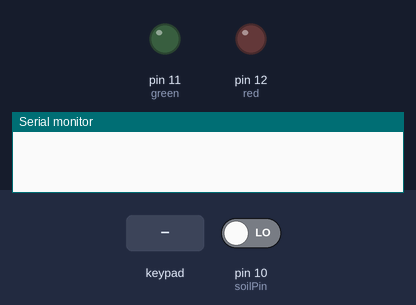
The sketch below on a simulated Arduino Uno, built with avr-gcc and run on an emulated ATmega328P. Shown: output pins drawn as LEDs (lit = HIGH), the last lines printed to the serial monitor. Dashed ring = blinking. The test bench sets the inputs (shaded band); at power-on: pin 10 (soilPin) LOW.

Above: at 1.2 s.
1.3 s: key '1' pressed
At 1.45 s:
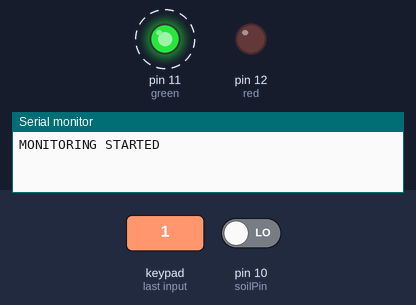
4.3 s: pin 10 (soilPin) driven HIGH
At 4.45 s:
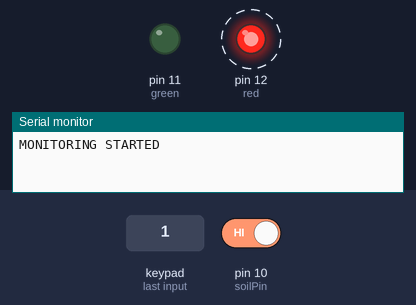
7.3 s: pin 10 (soilPin) driven LOW
At 7.46 s:
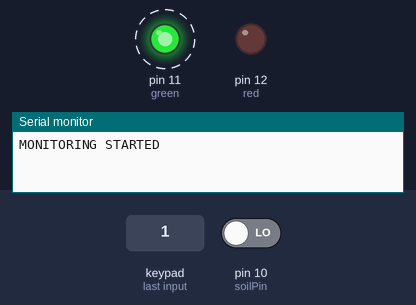
10.3 s: key '2' pressed
Timing chart, 0 to 14.3 s (numbered marks = the images above; inputs shaded):
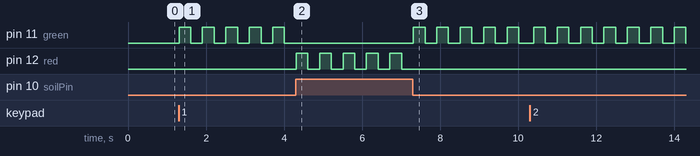

Measured:
- after the input at 1.3 s, pin 11 (green): alternates HIGH for 0.30 s and LOW for 0.30 s, starting at once
- after the input at 4.3 s, pin 11 (green): stops changing and stays LOW; pin 12 (red): alternates HIGH for 0.30 s and LOW for 0.30 s, starting at once
- after the input at 7.3 s, pin 11 (green): alternates HIGH for 0.30 s and LOW for 0.30 s, starting at once; pin 12 (red): stops changing and stays LOW

The sketch:

SMART_SOIL_MONITOR_SYSTEM.ino
```cpp
#include <Keypad.h>

int green = 11;
int red = 12;
int soilPin = 10;

bool monitorMode = false;

const byte ROWS = 4;
const byte COLS = 4;

char keys[ROWS][COLS] = {
  {'1','2','3','A'},
  {'4','5','6','B'},
  {'7','8','9','C'},
  {'*','0','#','D'}
};

byte rowPins[ROWS] = {9, 8, 7, 6};
byte colPins[COLS] = {5, 4, 3, 2};

Keypad keypad = Keypad(makeKeymap(keys), rowPins, colPins, ROWS, COLS);

void setup() {
  Serial.begin(9600);
  pinMode(soilPin, INPUT);
  pinMode(green, OUTPUT);
  pinMode(red, OUTPUT);
}

void loop() {

  char key = keypad.getKey();

  if (key == '1') {
    monitorMode = true;
    Serial.println("MONITORING STARTED");
  }

  if (key == '2') {

  int soilState = digitalRead(soilPin);

  Serial.println("===== SMART SOIL MONITOR SYSTEM =====");

  Serial.print("System Status: ");
  Serial.println("ACTIVE");

  Serial.print("Soil Reading: ");
  Serial.println(soilState);

  if (soilState == 1) {
    Serial.println("CURRENT STATUS: DRY SOIL");
  } else {
    Serial.println("CURRENT STATUS: WET SOIL");
  }

  Serial.println("=====================================");
}
  //  ALWAYS UPDATE SENSOR WHEN MONITOR MODE IS ON
  if (monitorMode == true) {

    int soilState = digitalRead(soilPin);

    if (soilState == 1) {

      // DRY → RED BLINK
      digitalWrite(green, LOW);

      digitalWrite(red, HIGH);
      delay(300);
      digitalWrite(red, LOW);
      delay(300);

    } else {

      // WET → GREEN BLINK
      digitalWrite(red, LOW);

      digitalWrite(green, HIGH);
      delay(300);
      digitalWrite(green, LOW);
      delay(300);
    }
  }
}
```
